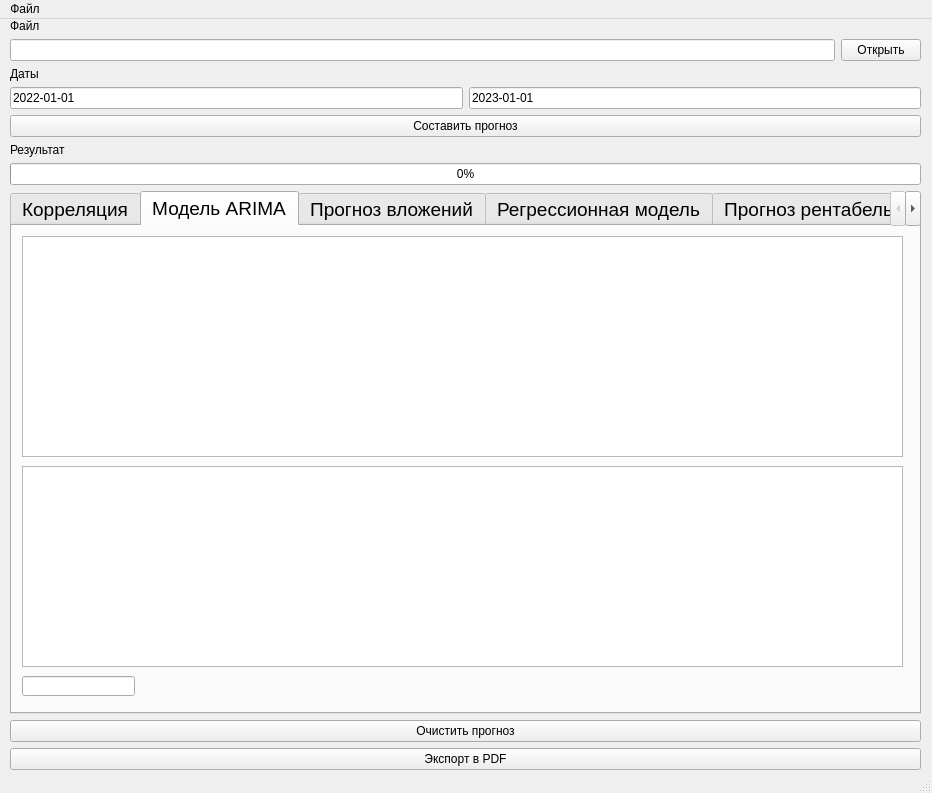
<?xml version="1.0" encoding="UTF-8"?>
<ui version="4.0">
 <class>MainWindow</class>
 <widget class="QMainWindow" name="MainWindow">
  <property name="geometry">
   <rect>
    <x>0</x>
    <y>0</y>
    <width>932</width>
    <height>793</height>
   </rect>
  </property>
  <property name="windowTitle">
   <string>Прогноз рентабельности</string>
  </property>
  <widget class="QWidget" name="centralwidget">
   <widget class="QWidget" name="verticalLayoutWidget">
    <property name="geometry">
     <rect>
      <x>10</x>
      <y>0</y>
      <width>911</width>
      <height>751</height>
     </rect>
    </property>
    <layout class="QVBoxLayout" name="verticalLayout">
     <item>
      <layout class="QVBoxLayout" name="verticalLayout_2">
       <item>
        <widget class="QLabel" name="label">
         <property name="text">
          <string>Файл</string>
         </property>
        </widget>
       </item>
       <item>
        <layout class="QHBoxLayout" name="horizontalLayout">
         <item>
          <widget class="QLineEdit" name="lineEdit"/>
         </item>
         <item>
          <widget class="QPushButton" name="pushButton_3">
           <property name="text">
            <string>Открыть</string>
           </property>
          </widget>
         </item>
        </layout>
       </item>
      </layout>
     </item>
     <item>
      <layout class="QVBoxLayout" name="verticalLayout_3">
       <item>
        <widget class="QLabel" name="label_3">
         <property name="text">
          <string>Даты</string>
         </property>
        </widget>
       </item>
       <item>
        <layout class="QHBoxLayout" name="horizontalLayout_2">
         <item>
          <widget class="QLineEdit" name="lineEdit_3">
           <property name="text">
            <string>2022-01-01</string>
           </property>
          </widget>
         </item>
         <item>
          <widget class="QLineEdit" name="lineEdit_2">
           <property name="text">
            <string>2023-01-01</string>
           </property>
          </widget>
         </item>
        </layout>
       </item>
      </layout>
     </item>
     <item>
      <widget class="QPushButton" name="pushButton">
       <property name="text">
        <string>Составить прогноз</string>
       </property>
      </widget>
     </item>
     <item>
      <widget class="QLabel" name="label_2">
       <property name="text">
        <string>Результат</string>
       </property>
      </widget>
     </item>
     <item>
      <widget class="QProgressBar" name="progressBar">
       <property name="autoFillBackground">
        <bool>false</bool>
       </property>
       <property name="styleSheet">
        <string notr="true"/>
       </property>
       <property name="value">
        <number>0</number>
       </property>
       <property name="alignment">
        <set>Qt::AlignCenter</set>
       </property>
      </widget>
     </item>
     <item>
      <widget class="QTabWidget" name="tabWidget">
       <property name="sizePolicy">
        <sizepolicy hsizetype="Expanding" vsizetype="Expanding">
         <horstretch>200</horstretch>
         <verstretch>0</verstretch>
        </sizepolicy>
       </property>
       <property name="font">
        <font>
         <pointsize>14</pointsize>
        </font>
       </property>
       <property name="currentIndex">
        <number>1</number>
       </property>
       <widget class="QWidget" name="tab">
        <attribute name="title">
         <string>Корреляция</string>
        </attribute>
        <widget class="QGraphicsView" name="graphicsView">
         <property name="geometry">
          <rect>
           <x>0</x>
           <y>0</y>
           <width>891</width>
           <height>461</height>
          </rect>
         </property>
        </widget>
       </widget>
       <widget class="QWidget" name="tab_2">
        <attribute name="title">
         <string>Модель ARIMA</string>
        </attribute>
        <widget class="QTextEdit" name="textEdit">
         <property name="geometry">
          <rect>
           <x>10</x>
           <y>240</y>
           <width>881</width>
           <height>201</height>
          </rect>
         </property>
        </widget>
        <widget class="QTableView" name="tableView">
         <property name="geometry">
          <rect>
           <x>10</x>
           <y>10</y>
           <width>881</width>
           <height>221</height>
          </rect>
         </property>
        </widget>
        <widget class="QLineEdit" name="lineEdit_4">
         <property name="geometry">
          <rect>
           <x>10</x>
           <y>450</y>
           <width>113</width>
           <height>20</height>
          </rect>
         </property>
        </widget>
       </widget>
       <widget class="QWidget" name="tab_4">
        <attribute name="title">
         <string>Прогноз вложений</string>
        </attribute>
        <widget class="QGraphicsView" name="graphicsView_2">
         <property name="geometry">
          <rect>
           <x>0</x>
           <y>0</y>
           <width>901</width>
           <height>441</height>
          </rect>
         </property>
        </widget>
       </widget>
       <widget class="QWidget" name="tab_3">
        <property name="minimumSize">
         <size>
          <width>200</width>
          <height>0</height>
         </size>
        </property>
        <attribute name="title">
         <string>Регрессионная модель</string>
        </attribute>
        <widget class="QLineEdit" name="lineEdit_5">
         <property name="geometry">
          <rect>
           <x>10</x>
           <y>10</y>
           <width>113</width>
           <height>20</height>
          </rect>
         </property>
        </widget>
       </widget>
       <widget class="QWidget" name="tab_5">
        <attribute name="title">
         <string>Прогноз рентабельности</string>
        </attribute>
        <widget class="QGraphicsView" name="graphicsView_3">
         <property name="geometry">
          <rect>
           <x>0</x>
           <y>0</y>
           <width>901</width>
           <height>441</height>
          </rect>
         </property>
        </widget>
       </widget>
      </widget>
     </item>
     <item>
      <widget class="QPushButton" name="destroy">
       <property name="text">
        <string>Очистить прогноз</string>
       </property>
      </widget>
     </item>
     <item>
      <widget class="QPushButton" name="pushButton_2">
       <property name="text">
        <string>Экспорт в PDF</string>
       </property>
      </widget>
     </item>
    </layout>
   </widget>
  </widget>
  <widget class="QMenuBar" name="menubar">
   <property name="geometry">
    <rect>
     <x>0</x>
     <y>0</y>
     <width>932</width>
     <height>21</height>
    </rect>
   </property>
   <widget class="QMenu" name="menu">
    <property name="title">
     <string>Файл</string>
    </property>
   </widget>
   <addaction name="menu"/>
  </widget>
  <widget class="QStatusBar" name="statusbar"/>
 </widget>
 <resources/>
 <connections/>
</ui>
